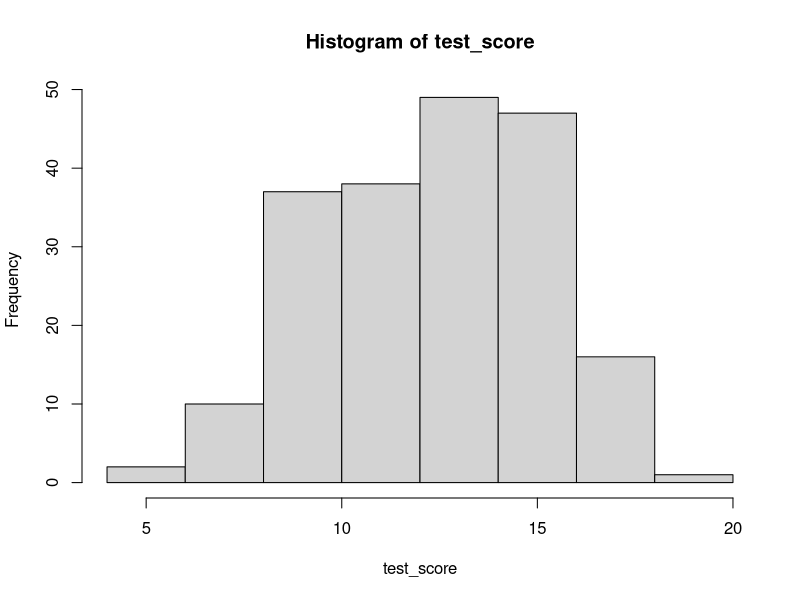

R code for this plot:

#Use some kind of software (preferably R) to create a fake data set that contains 200 observations.

#Your data set should consist of a single (continuous) dependent variable and at least two independent variables (also known as factors, or predictors).

#Make sure that your independent variables predict the dependent variable, but make sure that they do not PERFECTLY predict the dependent variable --  this means you have to add some random noise to your model. Feel free to create this random noise, and your independent variables using R’s random distribution functions (e.g., rnorm, runif) or any other method you wish.

#E.g., your formula could be: 20*Age + 50*(Education)^2 - 2*Gender + 4*treatment_indicator*gender + 10*treat + treatment_indicator/(log(parents_income)) + N(0, 10)…
#This rather complex formula would work if you had already created a dataframe with age, education, gender, treatment_indicator, and parents_income. Your formula need not be quite so complex. A simple formula is fine, as long as it meets the requirements. The N(0, 10) item at the end is where you would use rnorm(200, 0, 10)...

#Devise a story about the data set — what does it describe? Write down your short story in a paragraph about 3-5 sentences long.

#Do not overthink this. The entire exercise should take you no more than 30 minutes. POST QUESTIONS ON PIAZZA!
  
#Save your data (and the code that created it, if you used code), so that we will be able to utilize your creation whenever necessary.

#An example and additional info re what I would like you to do is available here:

#https://gist.github.com/diamonaj/46ea2e2ac60d950bacdd794b71867f7f


# Number of hours of sleep student the night before
sleep <- rnorm(200, mean = 7.5, sd = 1.5)
sleep # to see the variable you created

# Number of hours of the student studied the night before
study <- runif(200, min = 0, max = 8)
study 

# The average number of minutes the student usually exercises
exercise <- rnorm(200, mean =0.5, sd=0.15)
exercise

# Test score of student
test_score <- sleep + study + exercise
test_score
hist(test_score)

# Story: We all know good self-care habits lead to a healthy brain that is ready to learn and more likely to perform well on a test.
# And studying is, of course, an important factor in getting good test scores. 
# This fake data consists of survey responses of a few habits of students who took a test in a class.

